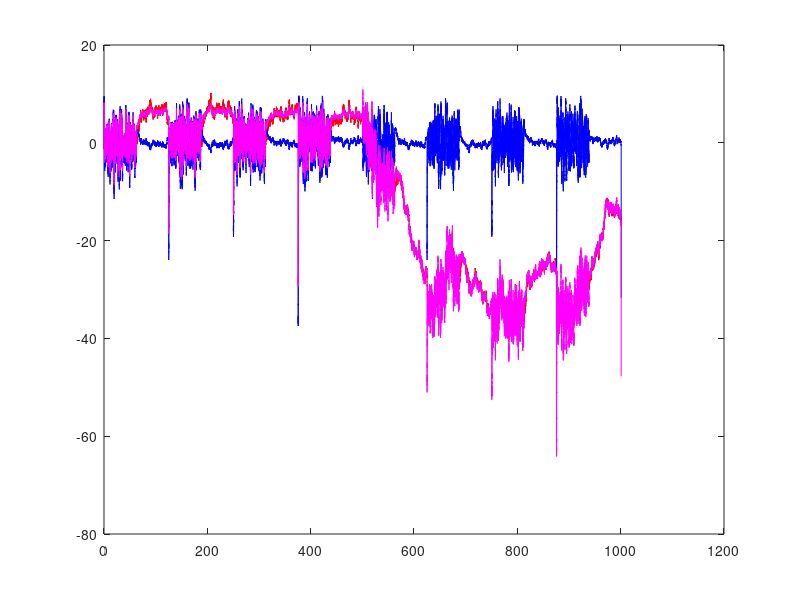

This figure's MATLAB source: (Note: this script raises an error after producing the figure.)
%Brain_Open_05.m
%Project Title: An agent based model of motor adaption in larval zebrafish
%Description: Open loop CTRNN model showing motor adaption of 
%Francis Poole
%28.7.14

close all;
clc;
clear;

%Init
dt = 0.01; %Time step (0.01)
initialTime = 501; %Amount of closed loop (initial) time
replayTime = 500; %Amount of open loop (replay) time
T = initialTime + replayTime; %Amount of time
time = 0:dt:T; %Time array
tau_b = 1; %Time scale (1)

M(1) = 0; %Motor node start (0)
S(1) = 0; %Sensor node start (0)



w_M = 0; %Motor weight (0)
w_S = 0; %Sensor weight (0)
w_MS = 1; %Motor <- Sensor weight (1)
w_SM = 1; %Sensor <- Motor weight (1)

flow_V = -3; %Flow velocity of water
swim_V(1) = 0; %Swim velocity of fish. Start at rest (0)

fish_X(1) = 0; %Starting fish x position (0)

%Gain parameter
%K(1:T/dt + 1) = 2; %Constant gain
%    OR
phase = ((T - replayTime)/dt + 1)/8; %Phase time
high = 5;
low = .5;
K(1:phase) = high;
K(phase:phase*2) = low;
K(phase*2:phase*3) = high;
K(phase*3:phase*4) = low;
K(phase*4:phase*5) = high;
K(phase*5:phase*6) = low;
K(phase*6:phase*7) = high;
K(phase*7:phase*8 + 1) = low;

%Closed loop swim
for t = 1:(T-replayTime)/dt - 1
    M(t+1) = M(t) + 1/tau_b * dt * (-M(t) + w_M * M(t) + w_MS * S(t) + randn / sqrt(dt)); %Update motor node
    S(t+1) = S(t) + 1/tau_b * dt * (-S(t) + w_S * S(t) + w_SM * M(t) - (swim_V(t) + flow_V) + randn / sqrt(dt)); %Update sensor node
    X1(t+1) =  w_SM * M(t);
    X2(t+1) = -(swim_V(t) + flow_V);
    swim_V(t+1) = K(t+1) * M(t+1); %Update swim velocity
    fish_X(t+1) = fish_X(t) + dt * (swim_V(t) + flow_V); %Update fish position
end
swim_V(t+1) = K(t) * M(t); %Update final swim velocity

%Open loop swim (replayTime)
for t = (T-replayTime)/dt:length(time) - 1
    M(t+1) = M(t) + 1/tau_b * dt * (-M(t) + w_M * M(t) + w_MS * S(t) + randn / sqrt(dt)); %Update motor node
    S(t+1) = S(t) + 1/tau_b * dt * (-S(t) + w_S * S(t) + w_SM * M(t) - (swim_V(t-replayTime/dt+1) + flow_V) + randn / sqrt(dt));
    X1(t+1) =  w_SM * M(t);
    X2(t+1) = -(swim_V(t-replayTime/dt+1) + flow_V);
    swim_V(t+1) = K(t-replayTime/dt+1) * M(t+1); %Update swim velocity
    fish_X(t+1) = fish_X(t) + dt * (swim_V(t) + flow_V); %Update fish position
end

figure;
plot(time,X1,'r',time,X2,'b');
hold on; plot(time,X1+X2,'m');
hold off

%Fourrier Transform
[powerClosed,f,AS] = cb_FFT(M((T-replayTime-replayTime)/dt:(T-replayTime)/dt),dt);
[powerOpen,f,AS] = cb_FFT(M((T-replayTime)/dt:(T)/dt),dt);

%Calculate Correlations
closedCorrelation = corr(M((T-replayTime-replayTime)/dt:(T-replayTime)/dt)',S((T-replayTime-replayTime)/dt:(T-replayTime)/dt)')
openCorrelation = corr(M((T-replayTime)/dt:(T)/dt)',S((T-replayTime)/dt:(T)/dt)')
fourrierCorrelation = corr(powerClosed',powerOpen')

%Plot Power and Correlation
figure()
subplot(1,2,1)
bar([mean(powerOpen) mean(powerClosed)])
set(gca,'XTickLabel',{'Replay', 'Closed'})
subplot(1,2,2)
bar([abs(openCorrelation) abs(closedCorrelation)])
set(gca,'XTickLabel',{'Replay', 'Closed'})

powerOpen(1:11)
powerClosed(1:11)

%PLOTTING
%Plot 1
%Fish Movement Animation
%figure()
% for t = 1:10:length(time) - 1
%     plot(time(1:t),fish_X(1:t),'g');
%     hold on
%     plot(time(t),fish_X(t),'gO');
%     hold off
%     xlim([0,T]);
%     ylim([min(fish_X),0]);
%     pause(0.01);
% end

%Plot 2
%Fish Position
figure()
subplot(2,2,1)
area([0,(T-replayTime)/8],[50,50],-50,'FaceColor',[0.9,0.9,0.9],'LineStyle','none')
hold on;
area([(T-replayTime)/8,2*(T-replayTime)/8],[50,50],-50,'FaceColor','w','LineStyle','none')
area([2*(T-replayTime)/8,3*(T-replayTime)/8],[50,50],-50,'FaceColor',[0.9,0.9,0.9],'LineStyle','none')
area([3*(T-replayTime)/8,4*(T-replayTime)/8],[50,50],-50,'FaceColor','w','LineStyle','none')
area([4*(T-replayTime)/8,5*(T-replayTime)/8],[50,50],-50,'FaceColor',[0.9,0.9,0.9],'LineStyle','none')
area([5*(T-replayTime)/8,6*(T-replayTime)/8],[50,50],-50,'FaceColor','w','LineStyle','none')
area([6*(T-replayTime)/8,7*(T-replayTime)/8],[50,50],-50,'FaceColor',[0.9,0.9,0.9],'LineStyle','none')
area([7*(T-replayTime)/8,T-replayTime],[50,50],-50,'FaceColor','w','LineStyle','none')
area([T-replayTime,T],[50,50],-50,'FaceColor',[1,1,0.8],'LineStyle','none')
plot(time,fish_X,'g');
axis([0,T,-50,50])
hold off;

title('Fish Position');

%Relative Velocity
subplot(2,2,2)
area([0,(T-replayTime)/8],[50,50],-50,'FaceColor',[0.9,0.9,0.9],'LineStyle','none')
hold on;
area([(T-replayTime)/8,2*(T-replayTime)/8],[50,50],-50,'FaceColor','w','LineStyle','none')
area([2*(T-replayTime)/8,3*(T-replayTime)/8],[50,50],-50,'FaceColor',[0.9,0.9,0.9],'LineStyle','none')
area([3*(T-replayTime)/8,4*(T-replayTime)/8],[50,50],-50,'FaceColor','w','LineStyle','none')
area([4*(T-replayTime)/8,5*(T-replayTime)/8],[50,50],-50,'FaceColor',[0.9,0.9,0.9],'LineStyle','none')
area([5*(T-replayTime)/8,6*(T-replayTime)/8],[50,50],-50,'FaceColor','w','LineStyle','none')
area([6*(T-replayTime)/8,7*(T-replayTime)/8],[50,50],-50,'FaceColor',[0.9,0.9,0.9],'LineStyle','none')
area([7*(T-replayTime)/8,T-replayTime],[50,50],-50,'FaceColor','w','LineStyle','none')
area([T-replayTime,T],[50,50],-50,'FaceColor',[1,1,0.8],'LineStyle','none')
plot(time,flow_V+swim_V);
hold off
ylim([-10,10]);
xlim([0,T]);
title('Relative Velocity');

%Sensor
subplot(2,2,3)
area([0,(T-replayTime)/6],[50,50],-50,'FaceColor',[0.9,0.9,0.9],'LineStyle','none')
hold on;
area([(T-replayTime)/8,2*(T-replayTime)/8],[50,50],-50,'FaceColor','w','LineStyle','none')
area([2*(T-replayTime)/8,3*(T-replayTime)/8],[50,50],-50,'FaceColor',[0.9,0.9,0.9],'LineStyle','none')
area([3*(T-replayTime)/8,4*(T-replayTime)/8],[50,50],-50,'FaceColor','w','LineStyle','none')
area([4*(T-replayTime)/8,5*(T-replayTime)/8],[50,50],-50,'FaceColor',[0.9,0.9,0.9],'LineStyle','none')
area([5*(T-replayTime)/8,6*(T-replayTime)/8],[50,50],-50,'FaceColor','w','LineStyle','none')
area([6*(T-replayTime)/8,7*(T-replayTime)/8],[50,50],-50,'FaceColor',[0.9,0.9,0.9],'LineStyle','none')
area([7*(T-replayTime)/8,T-replayTime],[50,50],-50,'FaceColor','w','LineStyle','none')
area([T-replayTime,T],[50,50],-50,'FaceColor',[1,1,0.8],'LineStyle','none')
plot(time, S)
hold off;
ylim([min(S),max(S)]);
xlim([0,T]);
title('Sensor');

%Motor
subplot(2,2,4);
area([0,(T-replayTime)/8],[50,50],-50,'FaceColor',[0.9,0.9,0.9],'LineStyle','none')
hold on;
area([(T-replayTime)/8,2*(T-replayTime)/8],[50,50],-50,'FaceColor','w','LineStyle','none')
area([2*(T-replayTime)/8,3*(T-replayTime)/8],[50,50],-50,'FaceColor',[0.9,0.9,0.9],'LineStyle','none')
area([3*(T-replayTime)/8,4*(T-replayTime)/8],[50,50],-50,'FaceColor','w','LineStyle','none')
area([4*(T-replayTime)/8,5*(T-replayTime)/8],[50,50],-50,'FaceColor',[0.9,0.9,0.9],'LineStyle','none')
area([5*(T-replayTime)/8,6*(T-replayTime)/8],[50,50],-50,'FaceColor','w','LineStyle','none')
area([6*(T-replayTime)/8,7*(T-replayTime)/8],[50,50],-50,'FaceColor',[0.9,0.9,0.9],'LineStyle','none')
area([7*(T-replayTime)/8,T-replayTime],[50,50],-50,'FaceColor','w','LineStyle','none')
area([T-replayTime,T],[50,50],-50,'FaceColor',[1,1,0.8],'LineStyle','none')
plot(time, M);
hold off;
ylim([min(M),max(M)]);
xlim([0,T]);
title('Motor');

%Closed vs Open (replay) comaprison
% figure();
% plot(time((T-replayTime-replayTime)/dt:(T-replayTime)/dt), M((T-replayTime-replayTime)/dt:(T-replayTime)/dt));
% hold on
% plot(time((T-replayTime-replayTime)/dt:(T-replayTime)/dt), M((T-replayTime)/dt:(T)/dt),'g');
% hold off

%Plot fourriers
figure()
plot(f,powerClosed,'r');
hold on
plot(f,powerOpen);
hold off
legend('Closed','Replay');
xlim([0 0.1])
title('Fourriers');

